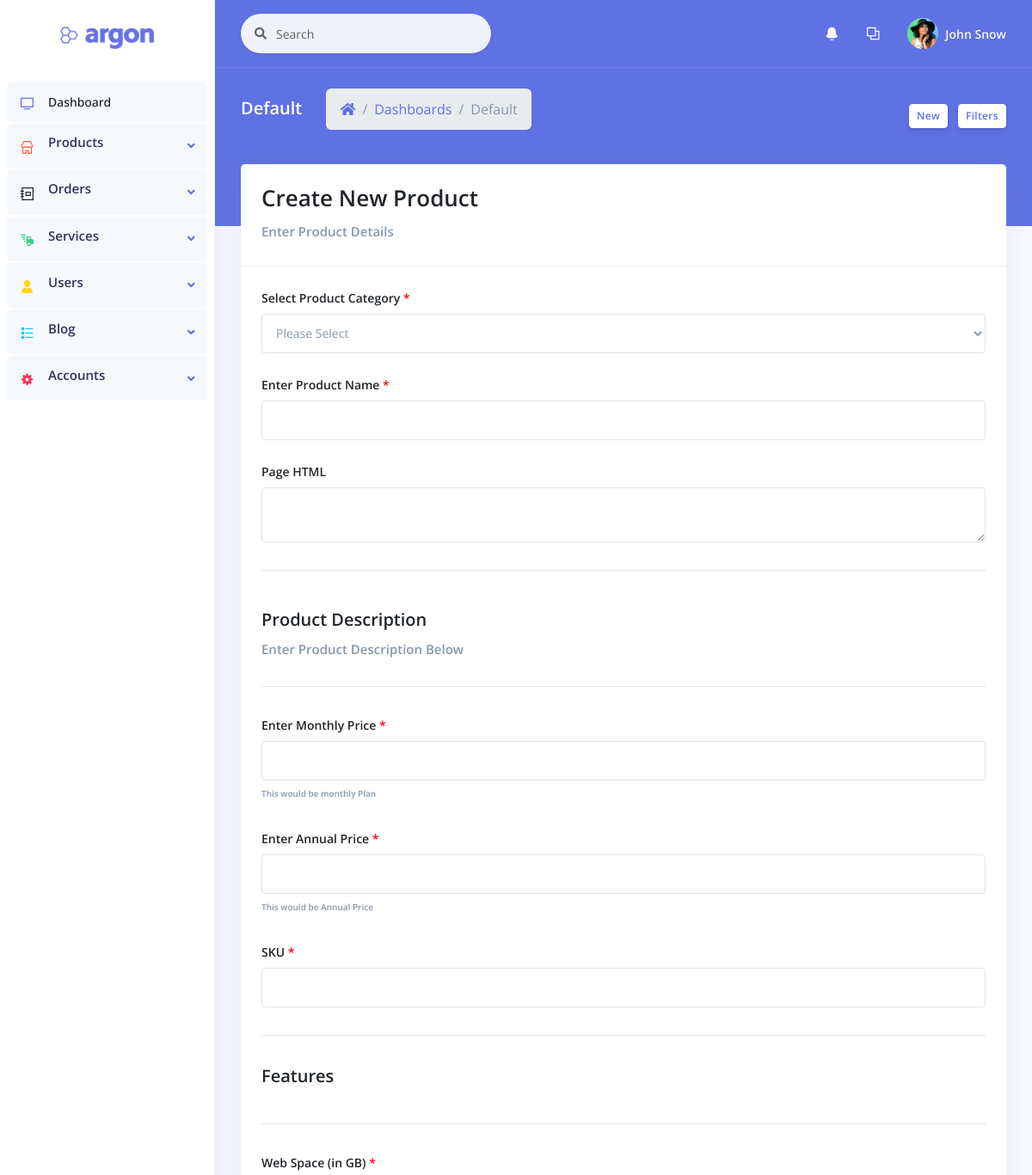
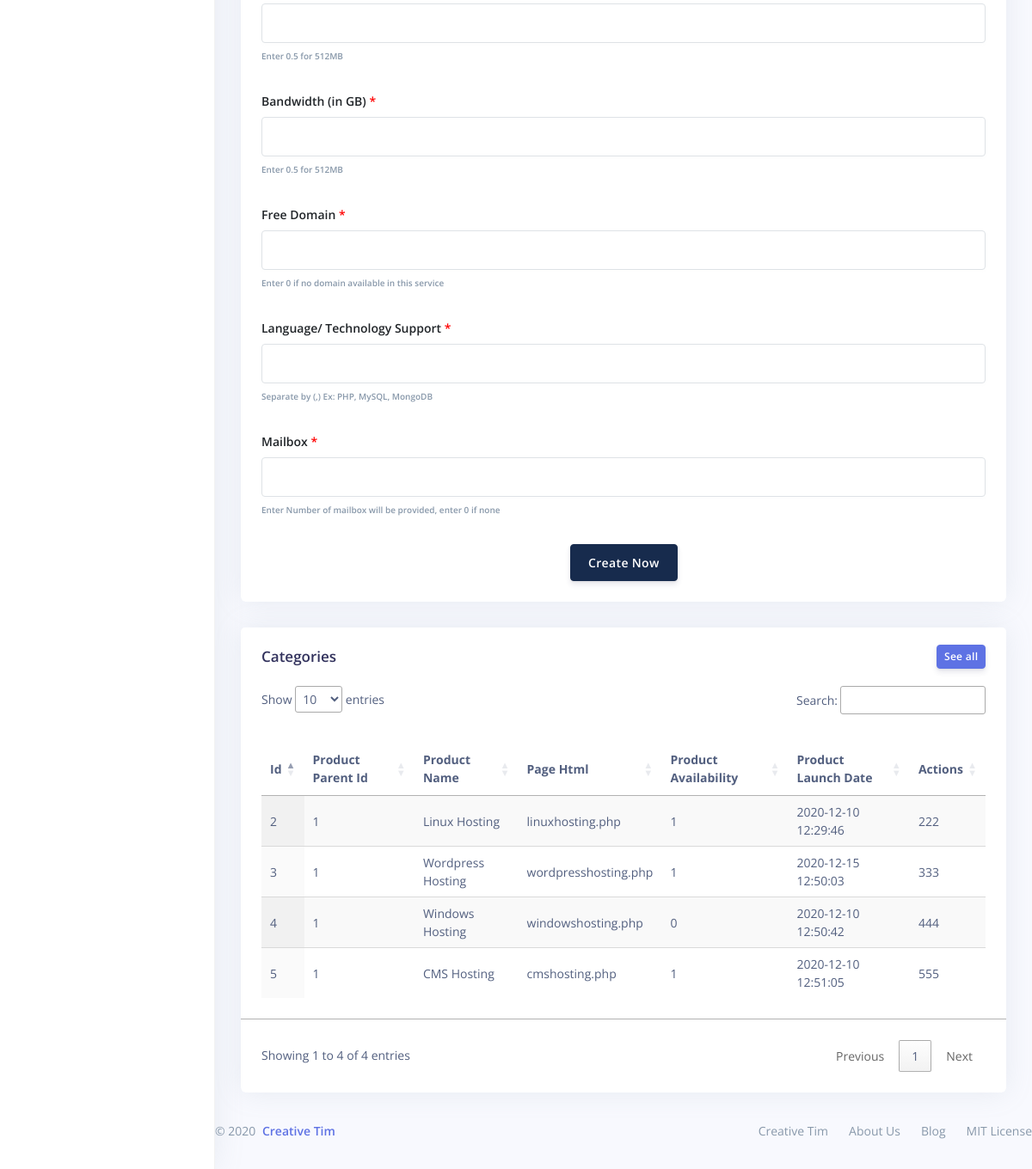
The app's page /argon-dashboard-master/addproduct.php with its own data (2 pictures, top to bottom).
### tables this page shows
CREATE TABLE `tbl_product` (
  `id` int(11) NOT NULL,
  `prod_parent_id` int(11) NOT NULL,
  `prod_name` varchar(100) NOT NULL,
  `html` longtext DEFAULT NULL,
  `prod_available` tinyint(1) NOT NULL,
  `prod_launch_date` datetime NOT NULL
);

### admin/Dbcon.php (called while the page is built, shortened)
<?php
class Dbcon
{
    function __construct()
    {
        $this->conn = new mysqli('localhost', 'root', '', 'ced_hosting');
    }
}
$db = new Dbcon();

### admin/Product.php (called while the page is built, shortened)
<?php
require_once 'Dbcon.php';
class Product
{
    function show_category($conn)
    {
        $a = array();
        $sql = "SELECT * FROM `tbl_product` WHERE `prod_parent_id`='1'";
        $result = $conn->query($sql);
        if ($result->num_rows > 0) {
            while ($row = $result->fetch_assoc()) {
                array_push($a, $row);
            }
            return $a;
        } else {
            echo "<br> " . $sql;
            echo 'not okay';
        }
    }
}

### argon-dashboard-master/addproduct.php (the view, shortened to what this page needs)
<?php require_once '../admin/Product.php'; ?>
<?php require_once 'header.php'; ?>
<div class="main-content" id="panel">
    <nav class="navbar navbar-top navbar-expand navbar-dark bg-primary border-bottom">
        <div class="container-fluid">
            <div class="collapse navbar-collapse" id="navbarSupportedContent">
                <form class="navbar-search navbar-search-light form-inline mr-sm-3" id="navbar-search-main">
                    <div class="form-group mb-0">
                        <div class="input-group input-group-alternative input-group-merge">
                            <div class="input-group-prepend">
                                <span class="input-group-text"><i class="fas fa-search"></i></span>
                            </div>
                            <input class="form-control" placeholder="Search" type="text">
                        </div>
                    </div>
                </form>
                <ul class="navbar-nav align-items-center  ml-md-auto ">
                    <li class="nav-item dropdown">
                        <a class="nav-link" href="#" role="button" data-toggle="dropdown" aria-haspopup="true" aria-expanded="false">
                            <i class="ni ni-bell-55"></i>
                        </a>
                    </li>
                    <li class="nav-item dropdown">
                        <a class="nav-link" href="#" role="button" data-toggle="dropdown" aria-haspopup="true" aria-expanded="false">
                            <i class="ni ni-ungroup"></i>
                        </a>
                    </li>
                </ul>
                <ul class="navbar-nav align-items-center  ml-auto ml-md-0 ">
                    <li class="nav-item dropdown">
                        <a class="nav-link pr-0" href="#" role="button" data-toggle="dropdown" aria-haspopup="true" aria-expanded="false">
                            <div class="media align-items-center">
                                <span class="avatar avatar-sm rounded-circle">
                                    <img alt="Image placeholder" src="assets/img/theme/team-4.jpg">
                                </span>
                                <div class="media-body  ml-2  d-none d-lg-block">
                                    <span class="mb-0 text-sm  font-weight-bold"><?php if (isset($_SESSION['login'])) {
                                                                                        echo 'Admin';
                                                                                    } else { ?> John Snow <?php } ?></span>
                                </div>
                            </div>
                        </a>
                    </li>
                </ul>
            </div>
        </div>
    </nav>
    <div class="header bg-primary pb-6">
        <div class="container-fluid">
            <div class="header-body">
                <div class="row align-items-center py-4">
                    <div class="col-lg-6 col-7">
                        <h6 class="h2 text-white d-inline-block mb-0">Default</h6>
                        <nav aria-label="breadcrumb" class="d-none d-md-inline-block ml-md-4">
                            <ol class="breadcrumb breadcrumb-links breadcrumb-dark">
                                <li class="breadcrumb-item"><a href="#"><i class="fas fa-home"></i></a></li>
                                <li class="breadcrumb-item"><a href="#">Dashboards</a></li>
                                <li class="breadcrumb-item active" aria-current="page">Default</li>
                            </ol>
                        </nav>
                    </div>
                    <div class="col-lg-6 col-5 text-right">
                        <a href="#" class="btn btn-sm btn-neutral">New</a>
                        <a href="#" class="btn btn-sm btn-neutral">Filters</a>
                    </div>
                </div>
            </div>
        </div>
    </div>
    <div class="container-fluid mt--6">
        <div class="row">
            <div class="col-xl-12">
                <div class="card">
                    <div class="card-header">
                        <div class="row align-items-center">
                            <div class="col">
                                <div class="h1 text-dark">Create New Product</div>
                                <div class="h4 text-gray">Enter Product Details</div>
                            </div>
                        </div>
                    </div>
                    <form method="POST">
                        <div class="form-group p-4 mb-0">
                            <div class="form-group">
                                <label for="exampleFormControlSelect1" class="form-control-label text-dark">Select Product Category <span class="comp">*</span></label>
                                <select name="prod_parent_id" class="form-control" id="exampleFormControlSelect1">
                                    <option>Please Select</option>
                                    <?php $show_categories = new Product(); ?>
                                    <?php $result = $show_categories->show_category($db->conn); ?>
                                </select>
                            </div>
                            <div class="form-group">
                                <label for="example-text-input" class="form-control-label text-dark">Enter Product Name <span class="comp">*</span></label>
                                <input class="form-control" type="text" name="prod_name" id="product_name" required>
                            </div>
                            <div class="form-group">
                                <label for="example-text-input" class="form-control-label text-dark">Page HTML </label>
                                <textarea class="form-control html" name="html" id="page_url"></textarea>
                            </div>
                            <hr class="sthr">
                            <div class="row align-items-center">
                                <div class="col">
                                    <div class="h2 text-dark">Product Description</div>
                                    <div class="h4 text-gray">Enter Product Description Below</div>
                                    <hr>
                                </div>
                            </div>
                            <div class="form-group">
                                <label for="example-text-input" class="form-control-label text-dark">Enter Monthly Price <span class="comp">*</span></label>
                                <input class="form-control" type="text" name="mon_price" id="monthly_price" required>
                                <p class="h6 py-2 text-gray">This would be monthly Plan</p>
                            </div>
                            <div class="form-group">
                                <label for="example-text-input" class="form-control-label text-dark">Enter Annual Price <span class="comp">*</span></label>
                                <input class="form-control" type="text" name="annual_price" id="annual_price" required>
                                <p class="h6 py-2 text-gray">This would be Annual Price</p>
                            </div>
                            <div class="form-group">
                                <label for="example-text-input" class="form-control-label text-dark">SKU <span class="comp">*</span></label>
                                <input class="form-control" type="text" name="sku" id="sku" required>
                            </div>
                            <hr>
                            <div class="row align-items-center">
                                <div class="col">
                                    <div class="h2 text-dark">Features</div>
                                </div>
                            </div>
                            <hr>
                            <div class="form-group">
                                <label for="example-text-input" class="form-control-label text-dark">Web Space (in GB) <span class="comp">*</span></label>
                                <input class="form-control" type="text" name="web_space" id="web_space" required>
                                <p class="h6 py-2 text-gray">Enter 0.5 for 512MB</p>
                            </div>
                            <div class="form-group">
                                <label for="example-text-input" class="form-control-label text-dark">Bandwidth (in GB) <span class="comp">*</span></label>
                                <input class="form-control" type="text" name="bandwidth" id="bandwidth" required>
                                <p class="h6 py-2 text-gray">Enter 0.5 for 512MB</p>
                            </div>
                            <div class="form-group">
                                <label for="example-text-input" class="form-control-label text-dark">Free Domain <span class="comp">*</span></label>
                                <input class="form-control" type="text" name="free_domain" id="free_domain" required>
                                <p class="h6 py-2 text-gray">Enter 0 if no domain available in this service</p>
                            </div>
                            <div class="form-group">
                                <label for="example-text-input" class="form-control-label text-dark">Language/ Technology Support <span class="comp">*</span></label>
                                <input class="form-control" type="text" name="langsupport" id="language_support" required>
                                <p class="h6 py-2 text-gray">Separate by (,) Ex: PHP, MySQL, MongoDB</p>
                            </div>
                            <div class="form-group">
                                <label for="example-text-input" class="form-control-label text-dark">Mailbox <span class="comp">*</span></label>
                                <input class="form-control" type="text" name="mailbox" id="mailbox" required>
                                <p class="h6 py-2 text-gray">Enter Number of mailbox will be provided, enter 0 if none</p>
                            </div>
                            <div class="form-group mb-0 text-center">
                                <input type="submit" name="addproduct" value="Create Now" class="btn btn-default ">
                            </div>
                        </div>
                    </form>
                </div>
            </div>
        </div>
        <div class="row">
            <div class="col-xl-12">
                <div class="card">
                    <div class="card-header border-0">
                        <div class="row align-items-center">
                            <div class="col">
                                <h3 class="mb-0">Categories</h3>
                            </div>
                            <div class="col text-right">
                                <a href="#!" class="btn btn-sm btn-primary">See all</a>
                            </div>
                        </div>
                    </div>
                    <div class="table-responsive pb-4">
                        <table id="categoryTable" class="display table-flush justify-content-between p-4">
                            <thead>
                                <tr>
                                    <th>Id</th>
                                    <th>Product Parent Id</th>
                                    <th>Product Name</th>
                                    <th>Page Html</th>
                                    <th>Product Availability</th>
                                    <th>Product Launch Date</th>
                                    <th>Actions</th>
                                </tr>
                            </thead>
                            <tbody>
                                <?php $show_categories = new Product(); ?>
                                <?php $result = $show_categories->show_category($db->conn); ?>
                                <?php foreach ($result as $key => $value) { ?>
                                    <tr>
                                        <td><?php echo $value['id']; ?></td>
                                        <td><?php echo $value['prod_parent_id']; ?></td>
                                        <td><?php echo $value['prod_name']; ?></td>
                                        <td><?php echo $value['html']; ?></td>
                                        <td><?php echo $value['prod_available']; ?></td>
                                        <td><?php echo $value['prod_launch_date']; ?></td>
                                        <td><?php echo $value['id']; ?><?php echo $value['id']; ?><?php echo $value['id']; ?></td>
                                    </tr>
                                <?php } ?>
                            </tbody>
                        </table>
                    </div>
                </div>
            </div>
        </div>
    </div>
    <?php require_once 'footer.php' ?>
</div>
</body>
</html>

### records on screen
tbl_product: id "2", prod_parent "1", prod_name "Linux Hosting", html "linuxhosting.php", prod_available "1", prod_launch_date "2020-12-10 12:29:46"
tbl_product: id "3", prod_parent "1", prod_name "Wordpress Hosting", html "wordpresshosting.php", prod_available "1", prod_launch_date "2020-12-15 12:50:03"
tbl_product: id "4", prod_parent "1", prod_name "Windows Hosting", html "windowshosting.php", prod_available "0", prod_launch_date "2020-12-10 12:50:42"
tbl_product: id "5", prod_parent "1", prod_name "CMS Hosting", html "cmshosting.php", prod_available "1", prod_launch_date "2020-12-10 12:51:05"
